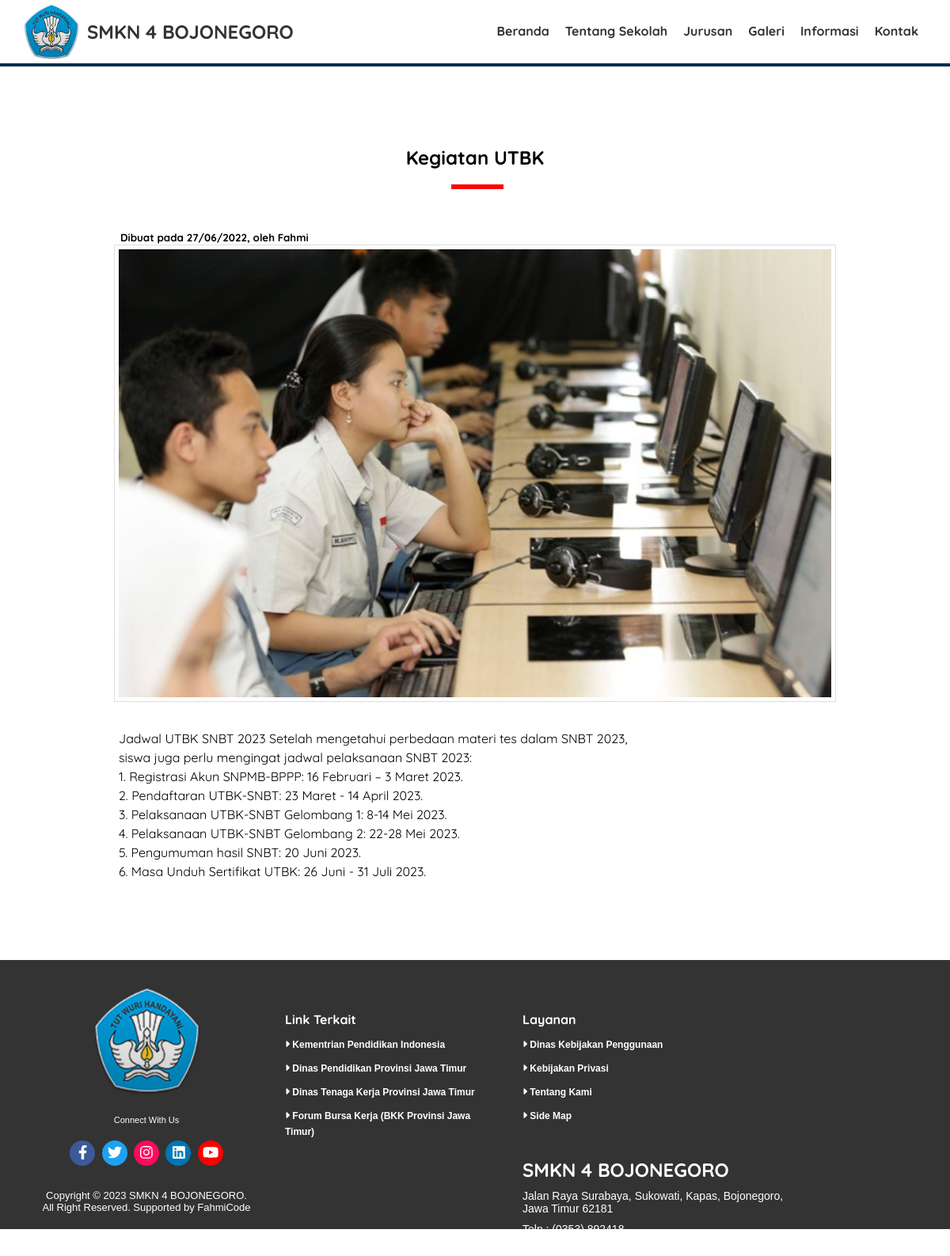
Screenshot of /detail-informasi.php?id=4 with the database file from the repository.
### tables this page shows
CREATE TABLE `pengaturan` (
  `id` int(11) NOT NULL,
  `nama` varchar(50) NOT NULL,
  `email` varchar(50) NOT NULL,
  `telepon` varchar(20) NOT NULL,
  `alamat` text NOT NULL,
  `logo` varchar(50) NOT NULL,
  `favicon` varchar(50) NOT NULL,
  `tentang_sekolah` text NOT NULL,
  `foto_sekolah` varchar(50) NOT NULL,
  `google_maps` text NOT NULL,
  `nama_kepsek` varchar(50) NOT NULL,
  `foto_kepsek` varchar(50) NOT NULL,
  `sambutan_kepsek` text NOT NULL,
  `created_at` timestamp NOT NULL DEFAULT current_timestamp(),
  `updated_at` datetime DEFAULT NULL
);

CREATE TABLE `informasi` (
  `id` int(11) NOT NULL,
  `judul` varchar(255) NOT NULL,
  `keterangan` text NOT NULL,
  `gambar` varchar(50) NOT NULL,
  `created_at` timestamp NOT NULL DEFAULT current_timestamp(),
  `updated_at` datetime DEFAULT NULL,
  `created_by` int(11) NOT NULL
);

CREATE TABLE `pengguna` (
  `id` int(11) NOT NULL,
  `nama` varchar(30) NOT NULL,
  `username` varchar(30) NOT NULL,
  `password` varchar(50) NOT NULL,
  `level` enum('Super Admin','Admin') NOT NULL,
  `created_at` timestamp NOT NULL DEFAULT current_timestamp(),
  `updated_at` datetime DEFAULT NULL
);

### detail-informasi.php (the view, shortened to what this page needs)
<?php include "header.php"; ?>
<div class="section">
  <div class="container">
    <?php
    $informasi = mysqli_query($conn, "SELECT * FROM informasi
    INNER JOIN pengguna ON pengguna.id = informasi.created_by
    WHERE informasi.id = '" . $_GET['id'] . "'");
    $p = mysqli_fetch_object($informasi);
    ?>
    <h2 class="text-center"><?= $p->judul; ?></h2>
    <small><b>Dibuat pada <?= date('d/m/Y', strtotime($p->created_at)); ?>, oleh <?= $p->nama; ?></b></small>
    <br>
    <div class="main text-center">
      <img src="uploads/informasi/<?= $p->gambar; ?>" width="80%" class="image">
    </div>
    <br>
    <div style="margin-left:120px;">
      <?= $p->keterangan; ?>
    </div>
  </div>
</div>
<?php include "footer.php"; ?>

### header.php (shortened to what this page needs)
<?php
include 'koneksi.php';
?>
<!DOCTYPE html>
<html lang="en">
<head>
  <?php include "link.php"; ?>
</head>
<body>
  <div class="header">
    <div class="container">
      <div class="header-logo">
        <img src="uploads/identitas/<?= $d->logo; ?>" alt="" width="70px">
        <h2><a href="index.php"><b><?= $d->nama; ?></b></a></h2>
      </div>
      <ul class="header-menu">
        <li><a href="index.php">Beranda</a></li>
        <li><a href="tentang-sekolah.php">Tentang Sekolah</a></li>
        <li><a href="jurusan.php">Jurusan</a></li>
        <li><a href="galeri.php">Galeri</a></li>
        <li><a href="informasi.php">Informasi</a></li>
        <li><a href="kontak.php">Kontak</a></li>
      </ul>
    </div>
  </div>

### footer.php
<?php
 include "link.php";
 ?>
<footer>
  <div class="footer">
    <div class="satu">
      <img src="uploads/identitas/<?= $d->logo; ?>" width="135px" height="135px" alt=""><br>
      <p class="medsos">Connect With Us</p>
      <ul>
        <li class="fb"><a href=""><i class="fa-brands fa-facebook-f"></i></a></li>
        <li class="tw"><a href=""><i class="fa-brands fa-twitter"></i></a></li>
        <li class="ig"><a href=""><i class="fa-brands fa-instagram"></i></a></li>
        <li class="li"><a href=""><i class="fa-brands fa-linkedin"></i></a></li>
        <li class="yt"><a href=""><i class="fa-brands fa-youtube"></i></a></li>
      </ul>
      <br>
      <p>Copyright &copy; 2023 <?= $d->nama; ?>.
      </p>
      <p> All Right Reserved. Supported by FahmiCode</p>
    </div>
    <div class="dua">
      <h4>Link Terkait</h4>
      <ul>
        <li><a href=""><i class="fa fa-caret-right"></i> Kementrian Pendidikan Indonesia</a></li>
        <li><a href=""><i class="fa fa-caret-right"></i> Dinas Pendidikan Provinsi Jawa Timur</a></li>
        <li><a href=""><i class="fa fa-caret-right"></i> Dinas Tenaga Kerja Provinsi Jawa Timur</a></li>
        <li><a href=""><i class="fa fa-caret-right"></i>
            Forum Bursa Kerja (BKK Provinsi Jawa Timur)</a></li>
      </ul>
    </div>
    <div class="tiga">
      <h4>Layanan</h4>
      <ul>
        <li><a href=""><i class="fa fa-caret-right"></i> Dinas Kebijakan Penggunaan</a></li>
        <li><a href=""><i class="fa fa-caret-right"></i> Kebijakan Privasi</a></li>
        <li><a href=""><i class="fa fa-caret-right"></i> Tentang Kami</a></li>
        <li><a href=""><i class="fa fa-caret-right"></i> Side Map</a></li>
      </ul>
    </div>
    <div class="empat">
      <h2><?= $d->nama; ?></h2>
      <ul>
        <li><?= $d->alamat; ?></li>
        <li>Telp : <?= $d->telepon; ?></li>
        <li>Email : <?= $d->email; ?></li>
      </ul>
    </div>
  </div>
</footer>

### assets/css/style.css (style rules this page uses)
* { margin: 0; padding: 0; font-family: "Quicksand", sans-serif; box-sizing: border-box; }
a { text-decoration: none; }
.container { width: 1140px; margin: 0 auto; }
.container::after { content: ''; display: block; clear: both; }
.text-center { text-align: center !important; }
.footer { padding: 20px 0; }
.image { border: 1px solid #ddd; padding: 5px; }
.header { border-bottom: 4px solid #0C2D48; }
.header a { color: #333; }
.header-logo { float: left; line-height: 70px; padding: 5px 0; }
.header-logo img { float: left; margin-right: 10px; }
.header-logo h2 { float: left; }
.header-menu { float: right; }
.header-menu li { float: left; list-style: none; padding: 29px 10px; }
.section { padding: 100px 0; }
.section img { margin-bottom: 10px; }
.section h2 { padding-bottom: 25px; margin-bottom: 50px; position: relative; }
.section h2::after { content: ''; display: block; width: 60px; border: 3px solid red; position: absolute; bottom: 0; left: calc(50% - 30px); }
footer { background-color: #333333; width: 100%; color: #fff; height: 340px; margin: auto; }
.satu img { text-align: center; margin-bottom: 14px; }
.satu p { font-size: 13px; color: #fff; font-family: arial; }
.satu .medsos { margin-top: 8px; font-size: 11px; color: #fff; font-family: Arial, Helvetica, sans-serif; }
.footer .satu { width: 270px; float: left; margin-left: 50px; margin-top: 15px; box-sizing: border-box; text-align: center; }
.satu ul li { display: inline-block; height: 32px; width: 32px; margin: 20px 2px 10px 2px; background-color: #125cfc; border-radius: 50%; line-height: 32px; }
.satu ul li a { text-decoration: none; font-size: 18px; text-align: center; color: #fff; }
.satu .fb { background-color: #3C5A99; }
.satu .tw { background-color: #1DA1F2; }
.satu .ig { background-color: #ff095b; }
.satu .li { background-color: #0077B5; }
.satu .yt { background-color: #FF0000; }
.footer .dua { width: 300px; float: left; padding-left: 40px; margin-top: 45px; }
.dua ul li { margin-top: 10px; list-style-type: none; }
.dua ul li a { text-decoration: none; color: #fff; font-size: 12px; font-family: sans-serif; }
.footer .tiga { width: 230px; float: left; padding-left: 40px; margin-top: 45px; }
.tiga ul li { margin-top: 10px; list-style-type: none; }
.tiga ul li a { text-decoration: none; color: #fff; font-size: 12px; font-family: sans-serif; }
.footer .empat { width: 400px; float: left; padding-left: 40px; margin-top: 45px; }
.empat ul li { margin-top: 10px; list-style-type: none; }
.empat ul li { text-decoration: none; color: #fff; font-size: 14px; font-family: sans-serif; }
footer .footer ul li a { transition: all .2s ease-in-out; }

### header.php (style rules this page uses)
ul li a { font-weight: bolder; }

### detail-informasi.php (style rules this page uses)
small { margin-left: 122px; }

### rows the page displays
pengaturan: logo (picture), nama "SMKN 4 BOJONEGORO", alamat "Jalan Raya Surabaya, Sukowati, Kapas, Bojonegoro, Jawa Timur 62181", telepon "(0353) 892418"
informasi: judul "Kegiatan UTBK", pengguna.created_at "27/06/2022", pengguna.nama "Fahmi", gambar (picture), keterangan "Jadwal UTBK SNBT 2023 Setelah mengetahui perbedaan materi tes dalam SNBT 2023, siswa juga perlu mengingat jadwal pelaksanaan SNBT 2023: 1. Registrasi Akun SNPMB-BPPP: 16 Februari – 3 Maret 2023. 2. Pendaftaran UTBK-SNBT: 23 Maret - 14 April 2023. 3. Pelaksanaan UTBK-SNBT Gelombang 1: 8-14 Mei 2023. 4. Pelaksanaan UTBK-SNBT Gelombang 2: 22-28 Mei 2023. 5. Pengumuman hasil SNBT: 20 Juni 2023. 6. Masa Unduh Sertifikat UTBK: 26 Juni - 31 Juli 2023."
